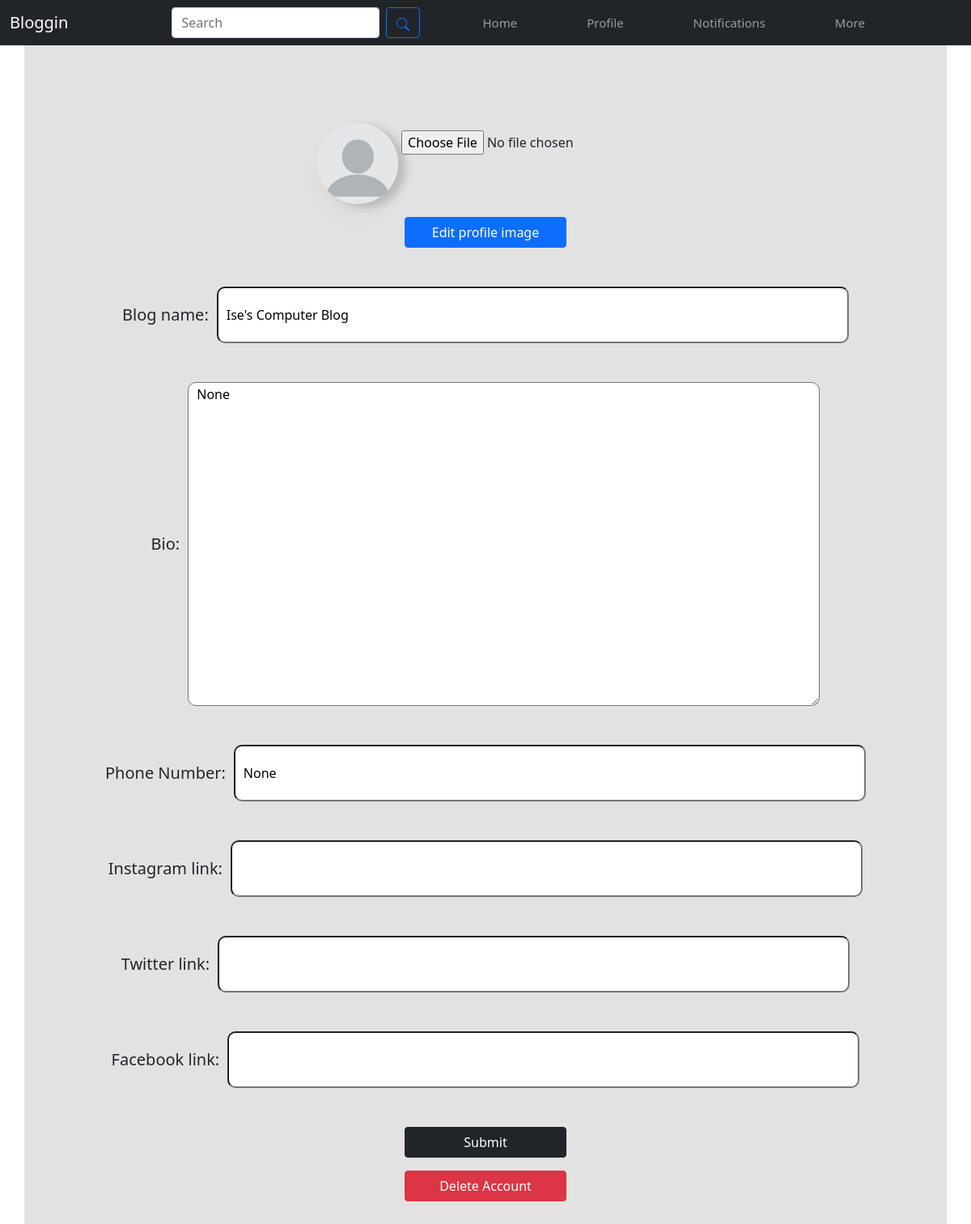
The app's page /settings/ (signed in) with its own data.
### base/models.py (models this page shows, shortened)
class Profile(models.Model):
    username = models.OneToOneField(User, unique=True, on_delete=models.CASCADE)
    email = models.EmailField()
    profile_img=models.ImageField(upload_to="profile_images", default="blank-profile-picture.png")
    bio = models.TextField(null=True, blank=True)
    phone_no = models.IntegerField(null=True, blank=True)
    top_picks = models.ManyToManyField('Post', blank=True)

### base/views.py (the view, shortened to what this page needs)
# urls.py: path('settings/', views.settings, name="settings"),
def settings(request):
    user_profile=Profile.objects.get(username=request.user)
    return render(request, 'settings.html', {'user_profile': user_profile})

### templates/settings.html (shortened to what this page needs)
{% load static %}
<!doctype html>
<html lang="en">
  <head>
    <link href="https://cdn.jsdelivr.net/npm/bootstrap@5.0.2/dist/css/bootstrap.min.css" rel="stylesheet">
    <link rel="stylesheet" href="{% static 'css/settings.css' %}">
  </head>
  <body>
    <nav class="navbar navbar-expand-lg navbar-dark bg-dark sticky-top">
        <div class="container-fluid">
          <a class="navbar-brand" href="#">Bloggin</a>
          <div class="collapse navbar-collapse justify-content-center" id="navbarNav">
            <form class="d-flex search" role="search">
                <input class="form-control me-2" type="search" placeholder="Search" aria-label="Search">
                <button class="btn btn-outline-primary" type="submit"></button>
              </form>
            <ul class="navbar-nav">
                <li class="nav-item text-center">
                    <a class="nav-link" href="#">Home</a>
                </li>
              <li class="nav-item text-center">
                <a class="nav-link" href="#">Profile</a>
              </li>
              <li class="nav-item text-center">
                <a class="nav-link" data-bs-toggle="offcanvas" href="#offcanvasExample" role="button" aria-controls="offcanvasExample">Notifications</a>
              </li>
              <li class="nav-item text-center">
                <div class="dropdown">
                  <a class="nav-link dropdown-toggle" href="#" role="button" id="dropdownMenuLink" data-bs-toggle="dropdown" aria-expanded="false">
                    More
                  </a>
                </div>
              </li>
            </ul>
          </div>
        </div>
      </nav>
    <div class="container text-center py-5" id="edit-profile-container">
        <div class="edit-profile-div">
            <form action="{% url 'settings' %}" method="POST" enctype="multipart/form-data">
              {% if user_profile.profile_img %}
              <img class="edit-profile-image mt-5" alt="" width="100" height="100"  src="{{user_profile.profile_img.url}}" >
              {% else %}
              <img class="edit-profile-image mt-5" alt="" width="100" height="100"  src="{% static 'blank-profile/blank-profile-picture.png' %}" >
              {% endif %}
              <input type="file" name="image" value="" class="shadow-none bg-gray-100">
              <a href="" class="btn btn-md btn-primary d-block m-auto my-3" style="width: 200px;">Edit profile image</a>
                <div class="formfield justify-content-center my-5 d-sm-block d-md-flex">
                    <label for="username">Blog name: </label>
                    <input type="text" class="edit-username" name="username" value="{{user_profile.username}}">
                </div>
                <div class="formfield justify-content-center my-5 d-sm-block d-md-flex">
                    <label for="bio" class="">Bio: </label>
                    <textarea name="bio" class="edit-bio" id="">{{user_profile.bio}}</textarea>
                </div>
                <div class="formfield justify-content-center my-5 d-sm-block d-md-flex">
                    <label for="phone-no" class="">Phone Number: </label>
                    <input type="text" class="edit-phone-no" name="phone-no" value="{{user_profile.phone_no}}">
                </div>
                <div class="formfield justify-content-center my-5 d-sm-block d-md-flex">
                    <label for="instagram-link" class="">Instagram link: </label>
                    <input type="text" class="edit-instagram-link" name="instagram-link">
                </div>
                <div class="formfield justify-content-center my-5 d-sm-block d-md-flex">
                    <label for="twitter-link" class="">Twitter link: </label>
                    <input type="text" class="edit-twitter-link" name="twitter-link">
                </div>
                <div class="formfield justify-content-center my-5 d-sm-block d-md-flex">
                    <label for="facebook-link" class="">Facebook link: </label>
                    <input type="text" class="edit-facebook-link" name="facebook-link">
                </div>
                <input type="submit" value="Submit" class="btn btn-md btn-dark d-block m-auto my-3" style="width: 200px;">
                <input type="submit" value="Delete Account" class="btn btn-md btn-danger d-block m-auto my-3" style="width: 200px;" data-bs-toggle="modal" data-bs-target="#exampleModal">
            </form>
        </div>
    </div>
  </body>
</html>

### static/css/settings.css (style rules this page uses)
.dropdown-toggle::after { display: none; }
.nav-item { margin-left: 70px; }
.nav-link { font-size: 15px; }
#edit-profile-container { background: rgb(227, 226, 227); }
.edit-profile-image { border-radius: 50%; box-shadow: 10px 4px 10px 0 rgba(54, 54, 54, 0.2), 0 16px 20px 0 rgba(189, 187, 187, 0.19); }
.formfield { align-items: center; }
.formfield label { font-size: 20px; padding-right: 10px; }
.edit-username { width: 70%; height: 70px; border-radius: 10px; padding-left: 10px; outline: 0; }
.edit-bio { width: 70%; height: 50vh; border-radius: 10px; padding-left: 10px; outline: 0; }
.edit-phone-no { width: 70%; height: 70px; border-radius: 10px; padding-left: 10px; outline: 0; }
.edit-instagram-link { width: 70%; height: 70px; border-radius: 10px; padding-left: 10px; outline: 0; }
.edit-twitter-link { width: 70%; height: 70px; border-radius: 10px; padding-left: 10px; outline: 0; }
.edit-facebook-link { width: 70%; height: 70px; border-radius: 10px; padding-left: 10px; outline: 0; }

### records on screen
Profile: profile_img (placeholder picture), username "Ise's Computer Blog", bio "None", phone-no "None"
